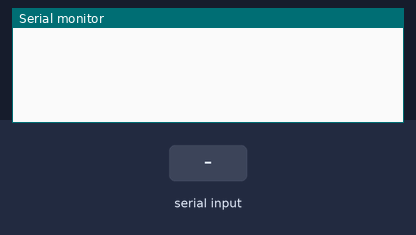
Recording of a sketch running on a simulated Arduino Uno, built with avr-gcc and run on an emulated ATmega328P. Parts: the last lines printed to the serial monitor. Inputs (shaded band) come from the test bench.

Above: at 1.2 s.
1.3 s: "1" received over the second serial link
At 2.1 s:
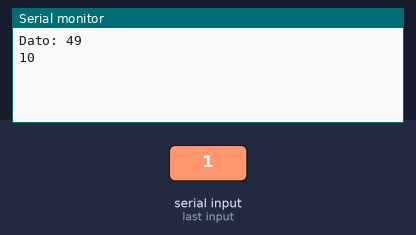
2.8 s: "2" received over the second serial link
At 3.2 s:
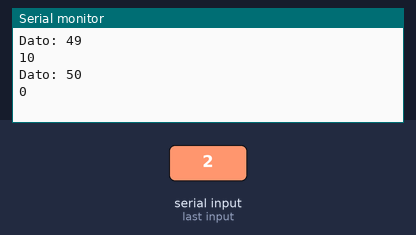
4.3 s: "0" received over the second serial link
At 5.2 s:
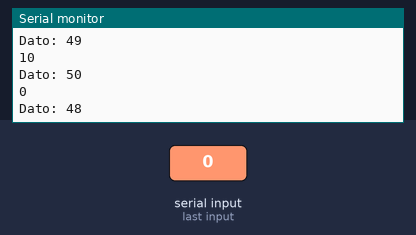

Measured:
- after the input at 1.3 s, the serial monitor: prints a new line at once (image 1)
- after the input at 2.8 s, the serial monitor: prints a new line at once (image 2)
- after the input at 4.3 s, the serial monitor: prints a new line at once (image 3)

The sketch:

BluetoothBasico.ino
```cpp
#include <SoftwareSerial.h>

SoftwareSerial BT(12,13);
int pos = 0;

void setup() {
  BT.begin(9600);       // Inicializamos el puerto serie BT que hemos creado
  Serial.begin(9600);   // Inicializamos  el puerto serie
}

void loop() {
  if(BT.available()){  // lectura de dato desde la app
    int DATO=BT.read();
    Serial.print("Dato: ");
    Serial.println(DATO);

    if (DATO == '1'){
      pos = pos + 10;
      Serial.println(pos);
      //BT.write(pos);
      BT.println(pos);
    }
    if (DATO == '2'){
      pos = pos - 10;
      Serial.println(pos);
      BT.print("Posicion actual:");
      BT.println(pos);
      }
    }

  }
```
